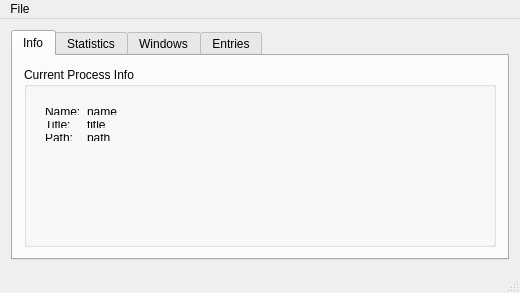
<?xml version="1.0" encoding="UTF-8"?>
<ui version="4.0">
 <class>MainWindow</class>
 <widget class="QMainWindow" name="MainWindow">
  <property name="geometry">
   <rect>
    <x>0</x>
    <y>0</y>
    <width>512</width>
    <height>293</height>
   </rect>
  </property>
  <property name="sizePolicy">
   <sizepolicy hsizetype="Expanding" vsizetype="Expanding">
    <horstretch>0</horstretch>
    <verstretch>0</verstretch>
   </sizepolicy>
  </property>
  <property name="windowTitle">
   <string>MainWindow</string>
  </property>
  <widget class="QWidget" name="centralWidget">
   <property name="sizePolicy">
    <sizepolicy hsizetype="Preferred" vsizetype="Preferred">
     <horstretch>0</horstretch>
     <verstretch>0</verstretch>
    </sizepolicy>
   </property>
   <layout class="QVBoxLayout" name="verticalLayout">
    <item>
     <widget class="QTabWidget" name="tabWidget">
      <property name="sizePolicy">
       <sizepolicy hsizetype="Expanding" vsizetype="Preferred">
        <horstretch>0</horstretch>
        <verstretch>0</verstretch>
       </sizepolicy>
      </property>
      <property name="currentIndex">
       <number>0</number>
      </property>
      <widget class="QWidget" name="infoTab">
       <attribute name="title">
        <string>Info</string>
       </attribute>
       <layout class="QVBoxLayout" name="verticalLayout_2">
        <property name="sizeConstraint">
         <enum>QLayout::SetMinAndMaxSize</enum>
        </property>
        <item>
         <widget class="QGroupBox" name="groupBox">
          <property name="sizePolicy">
           <sizepolicy hsizetype="Expanding" vsizetype="Preferred">
            <horstretch>0</horstretch>
            <verstretch>0</verstretch>
           </sizepolicy>
          </property>
          <property name="minimumSize">
           <size>
            <width>472</width>
            <height>100</height>
           </size>
          </property>
          <property name="title">
           <string>Current Process Info</string>
          </property>
          <property name="alignment">
           <set>Qt::AlignLeading|Qt::AlignLeft|Qt::AlignTop</set>
          </property>
          <property name="flat">
           <bool>false</bool>
          </property>
          <property name="checkable">
           <bool>false</bool>
          </property>
          <widget class="QWidget" name="horizontalLayoutWidget">
           <property name="geometry">
            <rect>
             <x>10</x>
             <y>30</y>
             <width>441</width>
             <height>55</height>
            </rect>
           </property>
           <layout class="QHBoxLayout" name="horizontalLayout">
            <property name="spacing">
             <number>6</number>
            </property>
            <item>
             <layout class="QVBoxLayout" name="currentActivityTexts">
              <property name="sizeConstraint">
               <enum>QLayout::SetMaximumSize</enum>
              </property>
              <item>
               <widget class="QLabel" name="currentActivityNameText">
                <property name="maximumSize">
                 <size>
                  <width>36</width>
                  <height>16777215</height>
                 </size>
                </property>
                <property name="text">
                 <string>Name:</string>
                </property>
               </widget>
              </item>
              <item>
               <widget class="QLabel" name="currentActivityTitleText">
                <property name="maximumSize">
                 <size>
                  <width>36</width>
                  <height>16777215</height>
                 </size>
                </property>
                <property name="text">
                 <string>Title:</string>
                </property>
               </widget>
              </item>
              <item>
               <widget class="QLabel" name="currentActivityPathText">
                <property name="maximumSize">
                 <size>
                  <width>36</width>
                  <height>16777215</height>
                 </size>
                </property>
                <property name="text">
                 <string>Path:</string>
                </property>
               </widget>
              </item>
             </layout>
            </item>
            <item>
             <layout class="QVBoxLayout" name="currentActivityVariables">
              <property name="spacing">
               <number>6</number>
              </property>
              <item>
               <widget class="QLabel" name="currentActivityName">
                <property name="text">
                 <string>name</string>
                </property>
               </widget>
              </item>
              <item>
               <widget class="QLabel" name="currentActivityTitle">
                <property name="text">
                 <string>title</string>
                </property>
               </widget>
              </item>
              <item>
               <widget class="QLabel" name="currentActivityPath">
                <property name="text">
                 <string>path</string>
                </property>
               </widget>
              </item>
             </layout>
            </item>
           </layout>
          </widget>
         </widget>
        </item>
       </layout>
      </widget>
      <widget class="QWidget" name="statsTab">
       <attribute name="title">
        <string>Statistics</string>
       </attribute>
       <widget class="QTreeWidget" name="statisticsTreeWidget">
        <property name="geometry">
         <rect>
          <x>10</x>
          <y>11</y>
          <width>471</width>
          <height>191</height>
         </rect>
        </property>
        <column>
         <property name="text">
          <string>Process</string>
         </property>
        </column>
        <column>
         <property name="text">
          <string>Time</string>
         </property>
        </column>
       </widget>
      </widget>
      <widget class="QWidget" name="windowsTab">
       <attribute name="title">
        <string>Windows</string>
       </attribute>
       <layout class="QGridLayout" name="gridLayout">
        <item row="0" column="0">
         <widget class="QTreeWidget" name="windowsTreeWidget">
          <column>
           <property name="text">
            <string>Id</string>
           </property>
          </column>
          <column>
           <property name="text">
            <string>Name</string>
           </property>
          </column>
         </widget>
        </item>
       </layout>
      </widget>
      <widget class="QWidget" name="pagesTab">
       <attribute name="title">
        <string>Entries</string>
       </attribute>
       <layout class="QGridLayout" name="gridLayout_2">
        <item row="0" column="0">
         <widget class="QTreeWidget" name="entriesTreeWidget">
          <property name="indentation">
           <number>20</number>
          </property>
          <column>
           <property name="text">
            <string>Date</string>
           </property>
          </column>
          <column>
           <property name="text">
            <string>Title</string>
           </property>
          </column>
         </widget>
        </item>
       </layout>
      </widget>
     </widget>
    </item>
   </layout>
  </widget>
  <widget class="QMenuBar" name="menuBar">
   <property name="geometry">
    <rect>
     <x>0</x>
     <y>0</y>
     <width>512</width>
     <height>20</height>
    </rect>
   </property>
   <widget class="QMenu" name="menuFile">
    <property name="title">
     <string>File</string>
    </property>
    <addaction name="actionLoad"/>
    <addaction name="actionSave"/>
    <addaction name="actionSave_Over"/>
    <addaction name="actionInfo"/>
   </widget>
   <addaction name="menuFile"/>
  </widget>
  <widget class="QStatusBar" name="statusBar"/>
  <action name="actionSave">
   <property name="text">
    <string>Save</string>
   </property>
  </action>
  <action name="actionInfo">
   <property name="text">
    <string>Info</string>
   </property>
  </action>
  <action name="actionFileData_Info">
   <property name="text">
    <string>FileData Info</string>
   </property>
  </action>
  <action name="actionLoad">
   <property name="text">
    <string>Load</string>
   </property>
  </action>
  <action name="actionSave_Over">
   <property name="text">
    <string>Save Over</string>
   </property>
  </action>
 </widget>
 <layoutdefault spacing="6" margin="11"/>
 <resources/>
 <connections/>
</ui>
